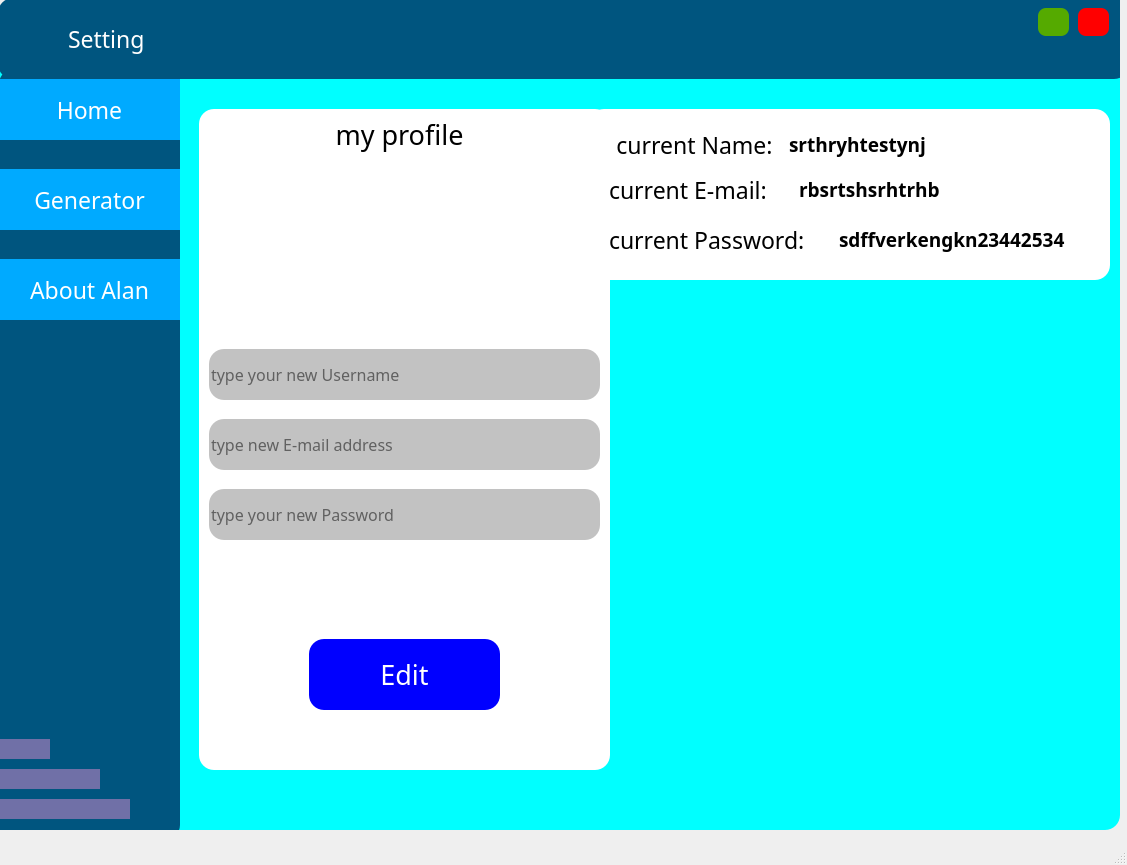
<?xml version="1.0" encoding="UTF-8"?>
<ui version="4.0">
 <class>setting</class>
 <widget class="QMainWindow" name="setting">
  <property name="geometry">
   <rect>
    <x>0</x>
    <y>0</y>
    <width>1127</width>
    <height>865</height>
   </rect>
  </property>
  <property name="windowTitle">
   <string>MainWindow</string>
  </property>
  <widget class="QWidget" name="centralwidget">
   <widget class="QFrame" name="frame">
    <property name="geometry">
     <rect>
      <x>-1</x>
      <y>-1</y>
      <width>1121</width>
      <height>831</height>
     </rect>
    </property>
    <property name="font">
     <font>
      <pointsize>20</pointsize>
     </font>
    </property>
    <property name="styleSheet">
     <string notr="true">border-radius:15px;
background-color: rgb(0, 255, 255);</string>
    </property>
    <property name="frameShape">
     <enum>QFrame::StyledPanel</enum>
    </property>
    <property name="frameShadow">
     <enum>QFrame::Raised</enum>
    </property>
    <widget class="QFrame" name="frame_2">
     <property name="geometry">
      <rect>
       <x>200</x>
       <y>110</y>
       <width>411</width>
       <height>661</height>
      </rect>
     </property>
     <property name="styleSheet">
      <string notr="true">background-color: rgb(255, 255, 255);
border-radius:15px;</string>
     </property>
     <property name="frameShape">
      <enum>QFrame::StyledPanel</enum>
     </property>
     <property name="frameShadow">
      <enum>QFrame::Raised</enum>
     </property>
     <widget class="QLabel" name="label">
      <property name="geometry">
       <rect>
        <x>100</x>
        <y>0</y>
        <width>201</width>
        <height>51</height>
       </rect>
      </property>
      <property name="font">
       <font>
        <family>Raleway SemiBold</family>
        <pointsize>20</pointsize>
       </font>
      </property>
      <property name="styleSheet">
       <string notr="true">color:rgb(0, 0, 0);</string>
      </property>
      <property name="text">
       <string>my profile</string>
      </property>
      <property name="alignment">
       <set>Qt::AlignCenter</set>
      </property>
     </widget>
     <widget class="QPushButton" name="pushButton">
      <property name="geometry">
       <rect>
        <x>120</x>
        <y>70</y>
        <width>171</width>
        <height>151</height>
       </rect>
      </property>
      <property name="cursor">
       <cursorShape>CrossCursor</cursorShape>
      </property>
      <property name="styleSheet">
       <string notr="true">border-radius:15px;</string>
      </property>
      <property name="text">
       <string/>
      </property>
      <property name="icon">
       <iconset>
        <normaloff>../Pictures/icons8-picture-100.png</normaloff>../Pictures/icons8-picture-100.png</iconset>
      </property>
      <property name="iconSize">
       <size>
        <width>200</width>
        <height>200</height>
       </size>
      </property>
     </widget>
     <widget class="QLineEdit" name="lineEdit">
      <property name="geometry">
       <rect>
        <x>10</x>
        <y>240</y>
        <width>391</width>
        <height>51</height>
       </rect>
      </property>
      <property name="font">
       <font>
        <family>Raleway</family>
        <pointsize>12</pointsize>
       </font>
      </property>
      <property name="toolTip">
       <string/>
      </property>
      <property name="styleSheet">
       <string notr="true">background-color: rgb(194, 194, 194);</string>
      </property>
      <property name="placeholderText">
       <string>type your new Username</string>
      </property>
     </widget>
     <widget class="QLineEdit" name="lineEdit_2">
      <property name="geometry">
       <rect>
        <x>10</x>
        <y>310</y>
        <width>391</width>
        <height>51</height>
       </rect>
      </property>
      <property name="font">
       <font>
        <family>Raleway</family>
        <pointsize>12</pointsize>
       </font>
      </property>
      <property name="styleSheet">
       <string notr="true">background-color: #c2c2c2;</string>
      </property>
      <property name="placeholderText">
       <string>type new E-mail address</string>
      </property>
     </widget>
     <widget class="QLineEdit" name="lineEdit_3">
      <property name="geometry">
       <rect>
        <x>10</x>
        <y>380</y>
        <width>391</width>
        <height>51</height>
       </rect>
      </property>
      <property name="font">
       <font>
        <family>Raleway</family>
        <pointsize>12</pointsize>
       </font>
      </property>
      <property name="styleSheet">
       <string notr="true">background-color: rgb(194, 194, 194);
</string>
      </property>
      <property name="placeholderText">
       <string>type your new Password</string>
      </property>
     </widget>
     <widget class="QPushButton" name="pushButton_2">
      <property name="geometry">
       <rect>
        <x>110</x>
        <y>530</y>
        <width>191</width>
        <height>71</height>
       </rect>
      </property>
      <property name="font">
       <font>
        <family>Raleway Black</family>
        <pointsize>20</pointsize>
       </font>
      </property>
      <property name="cursor">
       <cursorShape>PointingHandCursor</cursorShape>
      </property>
      <property name="styleSheet">
       <string notr="true">color:rgb(255, 255, 255);
background-color: rgb(0, 0, 255);</string>
      </property>
      <property name="text">
       <string>Edit</string>
      </property>
     </widget>
    </widget>
    <widget class="QLabel" name="label_4">
     <property name="geometry">
      <rect>
       <x>630</x>
       <y>330</y>
       <width>471</width>
       <height>421</height>
      </rect>
     </property>
     <property name="text">
      <string/>
     </property>
     <property name="pixmap">
      <pixmap>../Pictures/Usability testing-bro.svg</pixmap>
     </property>
     <property name="alignment">
      <set>Qt::AlignCenter</set>
     </property>
    </widget>
    <widget class="QFrame" name="frame_3">
     <property name="geometry">
      <rect>
       <x>-1</x>
       <y>-1</y>
       <width>1131</width>
       <height>81</height>
      </rect>
     </property>
     <property name="styleSheet">
      <string notr="true">background-color: rgb(0, 85, 127);</string>
     </property>
     <property name="frameShape">
      <enum>QFrame::StyledPanel</enum>
     </property>
     <property name="frameShadow">
      <enum>QFrame::Raised</enum>
     </property>
     <widget class="QPushButton" name="min">
      <property name="geometry">
       <rect>
        <x>1040</x>
        <y>10</y>
        <width>31</width>
        <height>28</height>
       </rect>
      </property>
      <property name="cursor">
       <cursorShape>PointingHandCursor</cursorShape>
      </property>
      <property name="toolTip">
       <string>minimize</string>
      </property>
      <property name="styleSheet">
       <string notr="true">background-color: rgb(85, 170, 0);
border-radius:8px;</string>
      </property>
      <property name="text">
       <string/>
      </property>
     </widget>
     <widget class="QPushButton" name="close">
      <property name="geometry">
       <rect>
        <x>1080</x>
        <y>10</y>
        <width>31</width>
        <height>28</height>
       </rect>
      </property>
      <property name="cursor">
       <cursorShape>PointingHandCursor</cursorShape>
      </property>
      <property name="toolTip">
       <string>close</string>
      </property>
      <property name="styleSheet">
       <string notr="true">background-color: rgb(255, 0, 0);
border-radius:8px;</string>
      </property>
      <property name="text">
       <string/>
      </property>
     </widget>
     <widget class="QLabel" name="label_10">
      <property name="geometry">
       <rect>
        <x>10</x>
        <y>20</y>
        <width>51</width>
        <height>51</height>
       </rect>
      </property>
      <property name="text">
       <string/>
      </property>
      <property name="pixmap">
       <pixmap>../Pictures/icons8-setting-64.png</pixmap>
      </property>
      <property name="scaledContents">
       <bool>true</bool>
      </property>
     </widget>
     <widget class="QLabel" name="label_11">
      <property name="geometry">
       <rect>
        <x>70</x>
        <y>20</y>
        <width>101</width>
        <height>41</height>
       </rect>
      </property>
      <property name="font">
       <font>
        <family>Raleway</family>
        <pointsize>17</pointsize>
       </font>
      </property>
      <property name="styleSheet">
       <string notr="true">color: rgb(255, 255, 255);</string>
      </property>
      <property name="text">
       <string>Setting</string>
      </property>
     </widget>
    </widget>
    <widget class="QFrame" name="frame_4">
     <property name="geometry">
      <rect>
       <x>0</x>
       <y>70</y>
       <width>181</width>
       <height>771</height>
      </rect>
     </property>
     <property name="styleSheet">
      <string notr="true">background-color: rgb(0, 85, 127);</string>
     </property>
     <property name="frameShape">
      <enum>QFrame::StyledPanel</enum>
     </property>
     <property name="frameShadow">
      <enum>QFrame::Raised</enum>
     </property>
     <widget class="QPushButton" name="pushButton_4">
      <property name="geometry">
       <rect>
        <x>0</x>
        <y>100</y>
        <width>181</width>
        <height>61</height>
       </rect>
      </property>
      <property name="font">
       <font>
        <family>Raleway</family>
        <pointsize>17</pointsize>
       </font>
      </property>
      <property name="cursor">
       <cursorShape>PointingHandCursor</cursorShape>
      </property>
      <property name="toolTip">
       <string/>
      </property>
      <property name="styleSheet">
       <string notr="true">background-color: rgb(0, 170, 255);
color: rgb(255, 255, 255);
border-radius:0;</string>
      </property>
      <property name="text">
       <string>Generator</string>
      </property>
      <property name="iconSize">
       <size>
        <width>50</width>
        <height>50</height>
       </size>
      </property>
     </widget>
     <widget class="QPushButton" name="pushButton_3">
      <property name="geometry">
       <rect>
        <x>0</x>
        <y>10</y>
        <width>181</width>
        <height>61</height>
       </rect>
      </property>
      <property name="font">
       <font>
        <family>Raleway</family>
        <pointsize>17</pointsize>
       </font>
      </property>
      <property name="cursor">
       <cursorShape>PointingHandCursor</cursorShape>
      </property>
      <property name="toolTip">
       <string/>
      </property>
      <property name="styleSheet">
       <string notr="true">background-color: rgb(0, 170, 255);
color: rgb(255, 255, 255);
border-radius:0;</string>
      </property>
      <property name="text">
       <string>Home</string>
      </property>
      <property name="iconSize">
       <size>
        <width>50</width>
        <height>50</height>
       </size>
      </property>
     </widget>
     <widget class="QPushButton" name="pushButton_5">
      <property name="geometry">
       <rect>
        <x>0</x>
        <y>190</y>
        <width>181</width>
        <height>61</height>
       </rect>
      </property>
      <property name="font">
       <font>
        <family>Raleway</family>
        <pointsize>17</pointsize>
       </font>
      </property>
      <property name="cursor">
       <cursorShape>PointingHandCursor</cursorShape>
      </property>
      <property name="toolTip">
       <string/>
      </property>
      <property name="styleSheet">
       <string notr="true">background-color: rgb(0, 170, 255);
color: rgb(255, 255, 255);
border-radius:0;</string>
      </property>
      <property name="text">
       <string>About Alan</string>
      </property>
      <property name="iconSize">
       <size>
        <width>50</width>
        <height>50</height>
       </size>
      </property>
     </widget>
     <widget class="QLabel" name="label_12">
      <property name="geometry">
       <rect>
        <x>0</x>
        <y>730</y>
        <width>131</width>
        <height>20</height>
       </rect>
      </property>
      <property name="styleSheet">
       <string notr="true">background-color: rgb(112, 112, 167)</string>
      </property>
      <property name="text">
       <string/>
      </property>
     </widget>
     <widget class="QLabel" name="label_13">
      <property name="geometry">
       <rect>
        <x>0</x>
        <y>700</y>
        <width>101</width>
        <height>20</height>
       </rect>
      </property>
      <property name="styleSheet">
       <string notr="true">background-color: rgb(112, 112, 167)</string>
      </property>
      <property name="text">
       <string/>
      </property>
     </widget>
     <widget class="QLabel" name="label_14">
      <property name="geometry">
       <rect>
        <x>0</x>
        <y>670</y>
        <width>51</width>
        <height>20</height>
       </rect>
      </property>
      <property name="styleSheet">
       <string notr="true">background-color: rgb(112, 112, 167)</string>
      </property>
      <property name="text">
       <string/>
      </property>
     </widget>
    </widget>
    <widget class="QFrame" name="frame_5">
     <property name="geometry">
      <rect>
       <x>590</x>
       <y>110</y>
       <width>521</width>
       <height>171</height>
      </rect>
     </property>
     <property name="styleSheet">
      <string notr="true">background-color: rgb(255, 255, 255);
border-radius:15px;
</string>
     </property>
     <property name="frameShape">
      <enum>QFrame::StyledPanel</enum>
     </property>
     <property name="frameShadow">
      <enum>QFrame::Raised</enum>
     </property>
     <widget class="QLabel" name="label_3">
      <property name="geometry">
       <rect>
        <x>10</x>
        <y>10</y>
        <width>191</width>
        <height>51</height>
       </rect>
      </property>
      <property name="font">
       <font>
        <family>Segoe UI Semibold</family>
        <pointsize>17</pointsize>
       </font>
      </property>
      <property name="styleSheet">
       <string notr="true"/>
      </property>
      <property name="text">
       <string>current Name:</string>
      </property>
      <property name="alignment">
       <set>Qt::AlignCenter</set>
      </property>
     </widget>
     <widget class="QLabel" name="label_5">
      <property name="geometry">
       <rect>
        <x>20</x>
        <y>60</y>
        <width>191</width>
        <height>41</height>
       </rect>
      </property>
      <property name="font">
       <font>
        <family>Segoe UI Semibold</family>
        <pointsize>17</pointsize>
       </font>
      </property>
      <property name="text">
       <string>current E-mail:</string>
      </property>
     </widget>
     <widget class="QLabel" name="label_6">
      <property name="geometry">
       <rect>
        <x>20</x>
        <y>110</y>
        <width>231</width>
        <height>41</height>
       </rect>
      </property>
      <property name="font">
       <font>
        <family>Segoe UI Semibold</family>
        <pointsize>17</pointsize>
       </font>
      </property>
      <property name="text">
       <string>current Password:</string>
      </property>
     </widget>
     <widget class="QLabel" name="label_7">
      <property name="geometry">
       <rect>
        <x>200</x>
        <y>10</y>
        <width>311</width>
        <height>51</height>
       </rect>
      </property>
      <property name="font">
       <font>
        <family>Calisto MT</family>
        <pointsize>14</pointsize>
        <weight>75</weight>
        <bold>true</bold>
       </font>
      </property>
      <property name="text">
       <string>srthryhtestynj</string>
      </property>
      <property name="alignment">
       <set>Qt::AlignLeading|Qt::AlignLeft|Qt::AlignVCenter</set>
      </property>
     </widget>
     <widget class="QLabel" name="label_8">
      <property name="geometry">
       <rect>
        <x>210</x>
        <y>60</y>
        <width>301</width>
        <height>41</height>
       </rect>
      </property>
      <property name="font">
       <font>
        <family>Calisto MT</family>
        <pointsize>14</pointsize>
        <weight>75</weight>
        <bold>true</bold>
       </font>
      </property>
      <property name="text">
       <string>rbsrtshsrhtrhb</string>
      </property>
     </widget>
     <widget class="QLabel" name="label_9">
      <property name="geometry">
       <rect>
        <x>250</x>
        <y>110</y>
        <width>261</width>
        <height>41</height>
       </rect>
      </property>
      <property name="font">
       <font>
        <family>Calisto MT</family>
        <pointsize>14</pointsize>
        <weight>75</weight>
        <bold>true</bold>
       </font>
      </property>
      <property name="text">
       <string>sdffverkengkn23442534</string>
      </property>
     </widget>
    </widget>
   </widget>
  </widget>
  <widget class="QStatusBar" name="statusbar"/>
 </widget>
 <resources/>
 <connections>
  <connection>
   <sender>close</sender>
   <signal>clicked()</signal>
   <receiver>setting</receiver>
   <slot>close()</slot>
   <hints>
    <hint type="sourcelabel">
     <x>1093</x>
     <y>21</y>
    </hint>
    <hint type="destinationlabel">
     <x>560</x>
     <y>432</y>
    </hint>
   </hints>
  </connection>
  <connection>
   <sender>min</sender>
   <signal>clicked()</signal>
   <receiver>setting</receiver>
   <slot>showMinimized()</slot>
   <hints>
    <hint type="sourcelabel">
     <x>1053</x>
     <y>21</y>
    </hint>
    <hint type="destinationlabel">
     <x>560</x>
     <y>432</y>
    </hint>
   </hints>
  </connection>
 </connections>
</ui>
